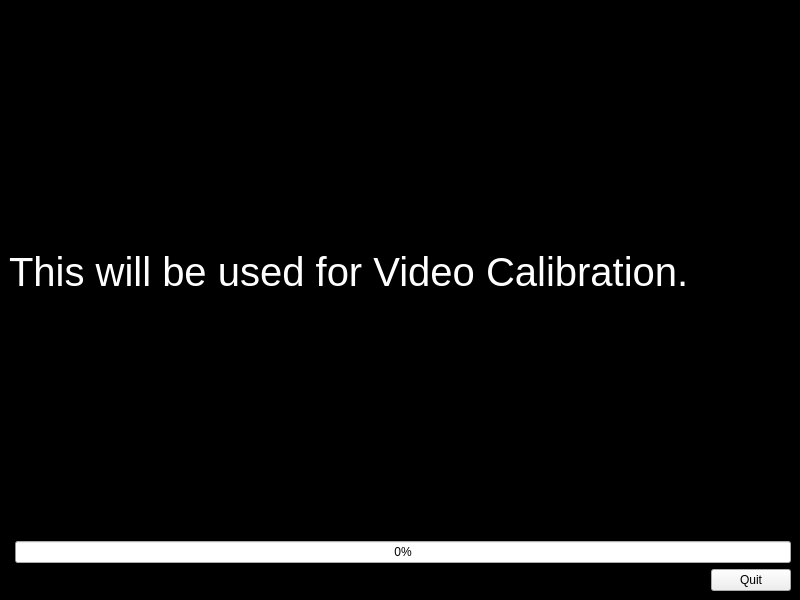
<?xml version="1.0" encoding="UTF-8"?>
<ui version="4.0">
 <class>MainWindow</class>
 <widget class="QMainWindow" name="MainWindow">
  <property name="geometry">
   <rect>
    <x>0</x>
    <y>0</y>
    <width>800</width>
    <height>600</height>
   </rect>
  </property>
  <property name="windowTitle">
   <string>MainWindow</string>
  </property>
  <property name="styleSheet">
   <string notr="true">#centralwidget{
background-color: rgb(0, 0, 0);
}

#label{
color: white;
}</string>
  </property>
  <widget class="QWidget" name="centralwidget">
   <layout class="QGridLayout" name="gridLayout">
    <item row="3" column="2">
     <widget class="QPushButton" name="pushButton">
      <property name="text">
       <string>Quit</string>
      </property>
     </widget>
    </item>
    <item row="1" column="0" colspan="3">
     <widget class="QLabel" name="label">
      <property name="font">
       <font>
        <pointsize>30</pointsize>
       </font>
      </property>
      <property name="styleSheet">
       <string notr="true">label rgb(255, 255, 255)</string>
      </property>
      <property name="text">
       <string>This will be used for Video Calibration.</string>
      </property>
     </widget>
    </item>
    <item row="3" column="1">
     <spacer name="horizontalSpacer">
      <property name="orientation">
       <enum>Qt::Horizontal</enum>
      </property>
      <property name="sizeHint" stdset="0">
       <size>
        <width>40</width>
        <height>20</height>
       </size>
      </property>
     </spacer>
    </item>
    <item row="2" column="1" colspan="2">
     <widget class="QProgressBar" name="progressBar">
      <property name="enabled">
       <bool>true</bool>
      </property>
      <property name="value">
       <number>0</number>
      </property>
     </widget>
    </item>
   </layout>
  </widget>
 </widget>
 <resources/>
 <connections>
  <connection>
   <sender>pushButton</sender>
   <signal>clicked()</signal>
   <receiver>MainWindow</receiver>
   <slot>close()</slot>
   <hints>
    <hint type="sourcelabel">
     <x>589</x>
     <y>578</y>
    </hint>
    <hint type="destinationlabel">
     <x>320</x>
     <y>583</y>
    </hint>
   </hints>
  </connection>
 </connections>
</ui>
